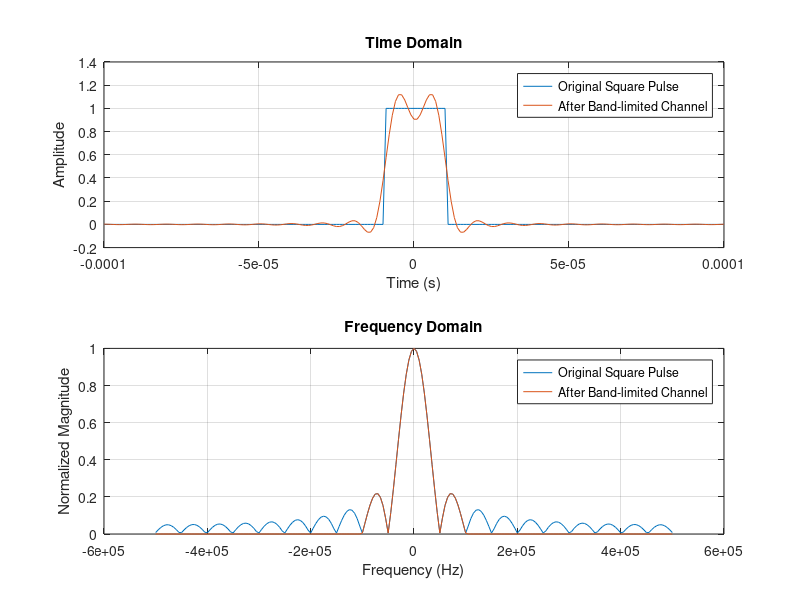

MATLAB code to generate this figure:
%% The first thing you need to show here is the effect of a band-limited flat channel on the square signal.
% You need to create a band-limited channel such as the one in Figure 1, with a band B = 100 kHz.
% Then generate a square pulse of duration T = 2/B, pass it through the filter, and then look at the output.
% You need here to show the signal before and after the channel, both in time and in frequency.

clc;
close all;
clear all;

% Define parameters
B = 100e3; % Bandwidth of the channel in Hz
T = 2 / B; % Duration of the square pulse in seconds
Fs = 10 * B; % Sampling frequency, at least ten times the bandwidth

%% Generate a single square pulse of duration T centered at t=0
% Create a time vector
t = -5*T:1/Fs:5*T;
square_pulse = zeros(1, length(t));
square_pulse(t >= -T/2 & t < T/2) = 1;

%% Create the frequency response of a band-limited channel
% For a flat channel, we simply block frequencies outside +/- B
f = linspace(-Fs/2, Fs/2, length(t));
H = double(abs(f) <= B);

% Apply the channel to the signal in frequency domain
square_pulse_fft = fftshift(fft(square_pulse));
filtered_pulse_fft = square_pulse_fft .* H;
filtered_pulse = ifft(ifftshift(filtered_pulse_fft));

%% Plot the time domain signal before and after the channel
figure;
subplot(2,1,1);
plot(t, square_pulse);
hold on;
plot(t, real(filtered_pulse)); % Real part due to numerical precision
title('Time Domain');
xlabel('Time (s)');
ylabel('Amplitude');
legend('Original Square Pulse', 'After Band-limited Channel');
grid on;

%% Plot the frequency domain signal before and after the channel
subplot(2,1,2);
plot(f, abs(square_pulse_fft) / max(abs(square_pulse_fft)));
hold on;
plot(f, abs(filtered_pulse_fft) / max(abs(filtered_pulse_fft)));
title('Frequency Domain');
xlabel('Frequency (Hz)');
ylabel('Normalized Magnitude');
legend('Original Square Pulse', 'After Band-limited Channel');
grid on;
